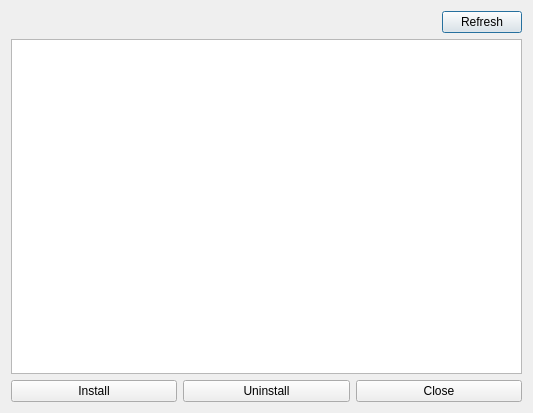
<?xml version="1.0" encoding="UTF-8"?>
<ui version="4.0">
 <class>PluginInstallerBrowser</class>
 <widget class="QDialog" name="PluginInstallerBrowser">
  <property name="geometry">
   <rect>
    <x>0</x>
    <y>0</y>
    <width>533</width>
    <height>413</height>
   </rect>
  </property>
  <property name="windowTitle">
   <string>Dialog</string>
  </property>
  <layout class="QVBoxLayout" name="verticalLayout_3">
   <item>
    <layout class="QVBoxLayout" name="verticalLayout_2">
     <item>
      <layout class="QHBoxLayout" name="horizontalLayout">
       <item>
        <spacer name="horizontalSpacer">
         <property name="orientation">
          <enum>Qt::Horizontal</enum>
         </property>
         <property name="sizeHint" stdset="0">
          <size>
           <width>40</width>
           <height>20</height>
          </size>
         </property>
        </spacer>
       </item>
       <item>
        <widget class="QPushButton" name="pushButtonRefresh">
         <property name="text">
          <string>Refresh</string>
         </property>
        </widget>
       </item>
      </layout>
     </item>
     <item>
      <layout class="QVBoxLayout" name="verticalLayout">
       <item>
        <widget class="QTableWidget" name="tableWidget">
         <property name="sizeAdjustPolicy">
          <enum>QAbstractScrollArea::AdjustIgnored</enum>
         </property>
        </widget>
       </item>
       <item>
        <layout class="QHBoxLayout" name="horizontalLayout_2">
         <item>
          <widget class="QPushButton" name="pushButtonInstall">
           <property name="text">
            <string>Install</string>
           </property>
          </widget>
         </item>
         <item>
          <widget class="QPushButton" name="pushButtonUninstall">
           <property name="text">
            <string>Uninstall</string>
           </property>
          </widget>
         </item>
         <item>
          <widget class="QPushButton" name="pushButtonClose">
           <property name="text">
            <string>Close</string>
           </property>
          </widget>
         </item>
        </layout>
       </item>
      </layout>
     </item>
    </layout>
   </item>
  </layout>
 </widget>
 <resources/>
 <connections/>
</ui>
